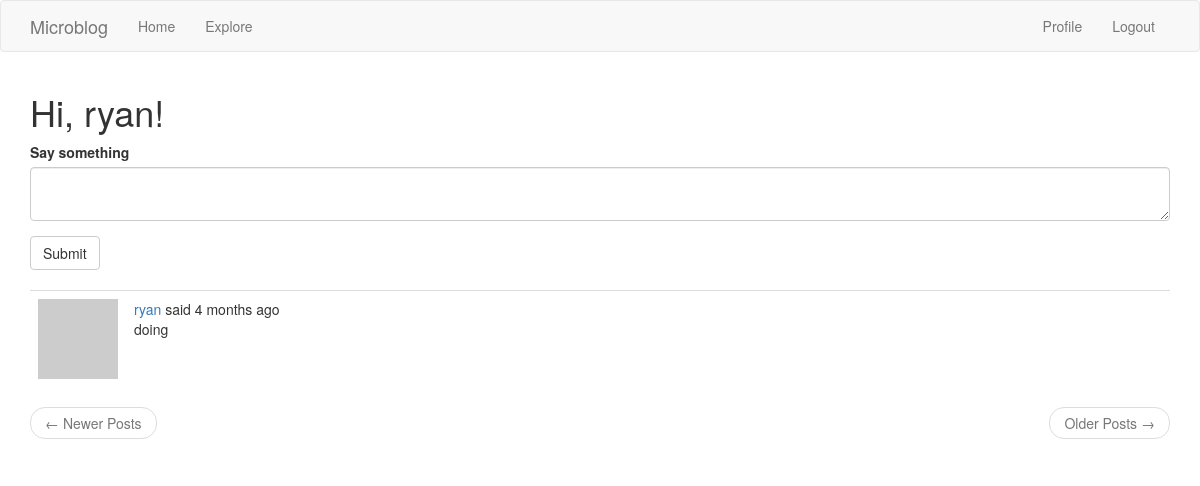
The page /index (signed in) on the database as committed earlier.
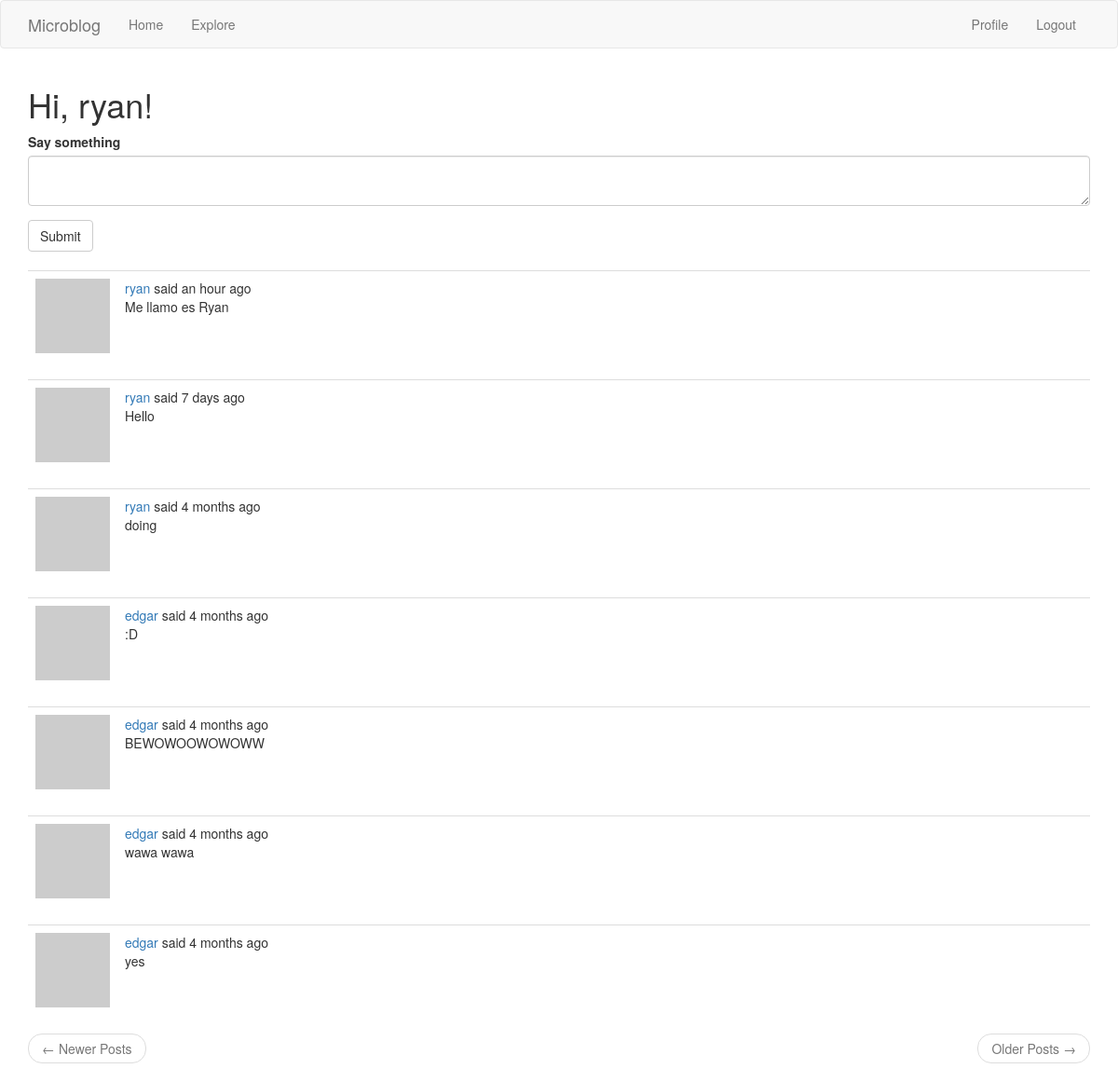
The same page on the database as committed later.
### app/models.py (models this page shows, shortened)
class Post(db.Model):
    id = db.Column(db.Integer, primary_key=True)
    body = db.Column(db.String(140))
    timestamp = db.Column(db.DateTime, index=True, default=datetime.utcnow)
    user_id = db.Column(db.Integer, db.ForeignKey('user.id'))
    language = db.Column(db.String(5))

### app/routes.py (the view, shortened to what this page needs)
@app.route('/', methods=['GET', 'POST'])
@app.route('/index', methods=['GET', 'POST'])
@login_required
def index():
    form = PostForm()
    page = request.args.get('page', 1, type=int)
    posts = current_user.followed_posts().paginate(page, app.config['POSTS_PER_PAGE'], False)
    next_url = url_for('index', page=posts.next_num) \
        if posts.has_next else None
    prev_url = url_for('index', page=posts.prev_num) \
        if posts.has_prev else None
    return render_template('index.html', title=_('Home'), form=form,
                           posts=posts.items, next_url=next_url,
                           prev_url=prev_url)

### app/forms.py
class PostForm(FlaskForm):
    post = TextAreaField(_('Say something'), validators=[DataRequired()])
    submit = SubmitField(_('Submit'))

### app/models.py (called while the page is built)
@login.user_loader
def load_user(id):
    return User.query.get(int(id))

    def avatar(self, size):
        digest = md5(self.email.lower().encode('utf-8')).hexdigest()
        return 'https://www.gravatar.com/avatar/{}?d=identicon&s={}'.format(
            digest, size)

    def followed_posts(self):
        followed = Post.query.join(
            followers, (followers.c.followed_id == Post.user_id)).filter(
                followers.c.follower_id == self.id)
        own = Post.query.filter_by(user_id=self.id)
        return followed.union(own).order_by(Post.timestamp.desc())

### app/routes.py (called while the page is built)
@app.before_request
def before_request():
    if current_user.is_authenticated:
        current_user.last_seen = datetime.utcnow()
        db.session.commit()
    g.locale = str(get_locale())

### app/templates/index.html
{% extends "base.html" %}
{% import "bootstrap/wtf.html" as wtf %}
{% block app_content %}
    <h1>{{ _('Hi, %(username)s!', username=current_user.username) }}</h1>
    {% if form %}
    {{ wtf.quick_form(form) }}
    <br>
    {% endif %}
    {% for post in posts %}
        {% include '_post.html' %}
    {% endfor %}
    <nav aria-label="...">
        <ul class="pager">
            <li class="previous{% if not prev_url %} disabled{% endif %}">
                <a href="{{ prev_url or '#' }}">
                    <span aria-hidden="true">&larr;</span> {{ _('Newer Posts') }}
                </a>
            </li>
            <li class="next{% if not next_url %} disabled{% endif %}">
                <a href="{{ next_url or '#' }}">
                    {{ _('Older Posts') }} <span aria-hidden="true">&rarr;</span>
                </a>
            </li>
        </ul>
    </nav>
{% endblock %}

### app/templates/_post.html (shortened to what this page needs)
<table class="table table-hover">
    <tr>
        <td width="70px">
            <a href="{{ url_for('user', username=post.author.username) }}">
            <img src="{{ post.author.avatar(70) }}" />
        </td>
        <td>
            {{ _('%(username)s said %(when)s', username=user_link, when=moment(post.timestamp).fromNow()) }}
            <br>
            <span id="post{{ post.id }}">{{ post.body }}</span>
        </td>
    </tr>
</table>

Rows that differ between the two databases and show on the page:
added Post: body "Me llamo es Ryan"
added Post: body "Hello"
now on this page (row unchanged): Post: body ":D"
now on this page (row unchanged): Post: body "BEWOWOOWOWOWW"
now on this page (row unchanged): Post: body "wawa wawa"
now on this page (row unchanged): Post: body "yes"
